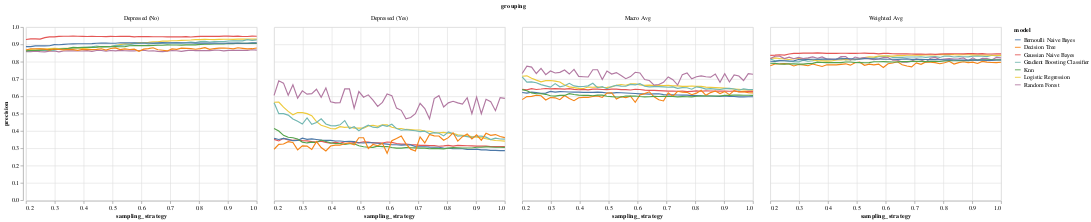

The notebook cell saved with this chart:
### Code cell
alt.Chart(model_performance_v7).mark_line(
#    point={
#      "filled": False,
#      "fill": "white"
#    }
).encode(
    x = alt.X('sampling_strategy'),
    y = alt.Y('precision', scale=alt.Scale(domain=[0, 1])),
    color='model:N',
).facet(
    facet=alt.Facet('grouping')
)

### Figure 1 — Vega-Lite specification as saved in the notebook (floating-point values rounded to 4 significant figures; data arrays with more than 128 entries replaced by an {"elided": "..."} marker saying what was removed)
{"config": {"view": {"continuousWidth": 400, "continuousHeight": 300}}, "data": {"name": "data-8a5cf9bd9a7a68f5afc5778a7a76edde"}, "facet": {"field": "grouping", "type": "nominal"}, "spec": {"mark": "line", "encoding": {"color": {"field": "model", "type": "nominal"}, "x": {"field": "sampling_strategy", "type": "quantitative"}, "y": {"field": "precision", "scale": {"domain": [0, 1]}, "type": "quantitative"}}}, "$schema": "https://vega.github.io/schema/vega-lite/v4.17.0.json", "datasets": {"data-8a5cf9bd9a7a68f5afc5778a7a76edde": {"elided": "1400 records"}}}
